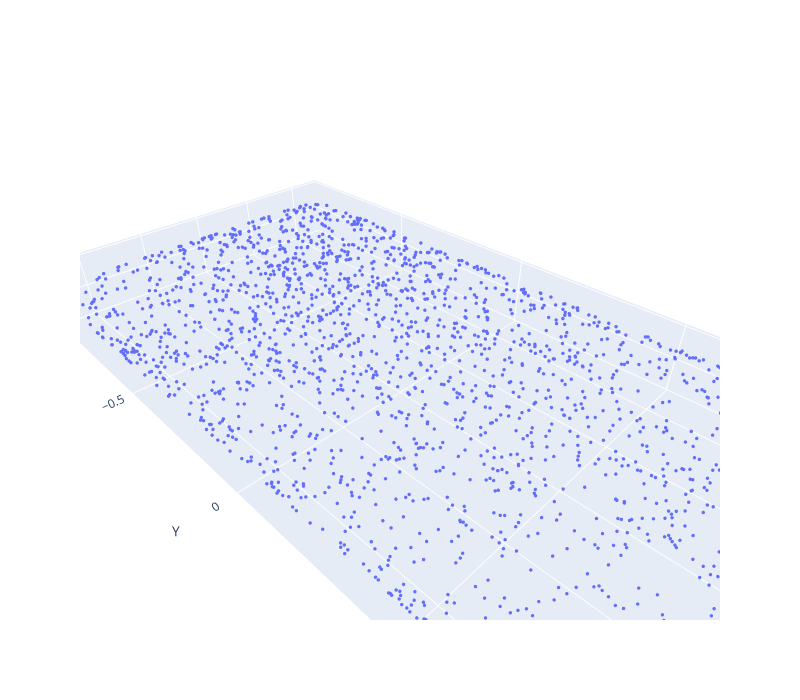

Notebook code cell kept with this figure:
### Code cell
# %%
import numpy as np
import plotly.graph_objects as go
import plotly.io as pio

pio.renderers.default = "vscode"

# 1. npy 파일 로드
pc = np.load("output.npy")

print("shape:", pc.shape)
print("dtype:", pc.dtype)

# 2. shape 정리
# 예상: [N, 3] 또는 [1, N, 3]
if pc.ndim == 3:
    pc = pc[0]

if pc.shape[-1] != 3:
    raise ValueError(f"Expected point cloud shape [N, 3], but got {pc.shape}")

# 3. Plotly 3D 시각화
fig = go.Figure(data=[
    go.Scatter3d(
        x=pc[:, 0],
        y=pc[:, 1],
        z=pc[:, 2],
        mode="markers",
        marker=dict(size=2),
        name="point cloud"
    )
])

fig.update_layout(
    scene=dict(
        xaxis_title="X",
        yaxis_title="Y",
        zaxis_title="Z",
        aspectmode="data"
    ),
    width=800,
    height=700
)

fig.show()

### Figure 1 — Plotly figure (JSON) as saved in the notebook; plotly's stock layout.template omitted (floating-point values rounded to 4 significant figures; data arrays with more than 128 entries replaced by an {"elided": "..."} marker saying what was removed)
{"data": [{"marker": {"size": 2}, "mode": "markers", "name": "point cloud", "type": "scatter3d", "x": {"elided": "2000 float values"}, "y": {"elided": "2000 float values"}, "z": {"elided": "2000 float values"}}], "layout": {"height": 700, "scene": {"aspectmode": "data", "xaxis": {"title": {"text": "X"}}, "yaxis": {"title": {"text": "Y"}}, "zaxis": {"title": {"text": "Z"}}}, "width": 800}}
